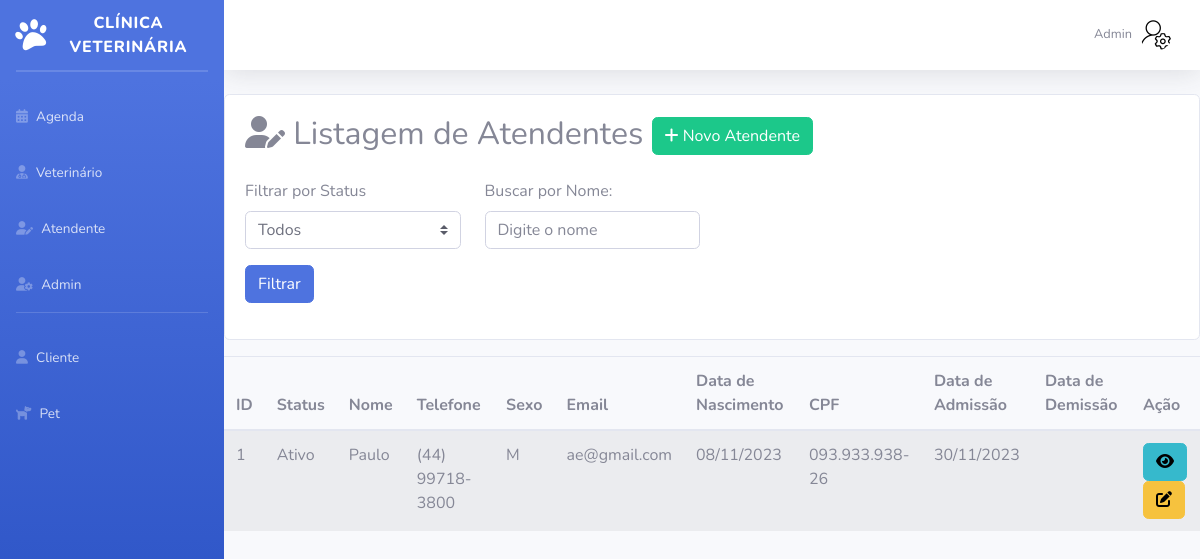
The app's page /Sistema/Admin/listagemAtendente.php (signed in), older data.
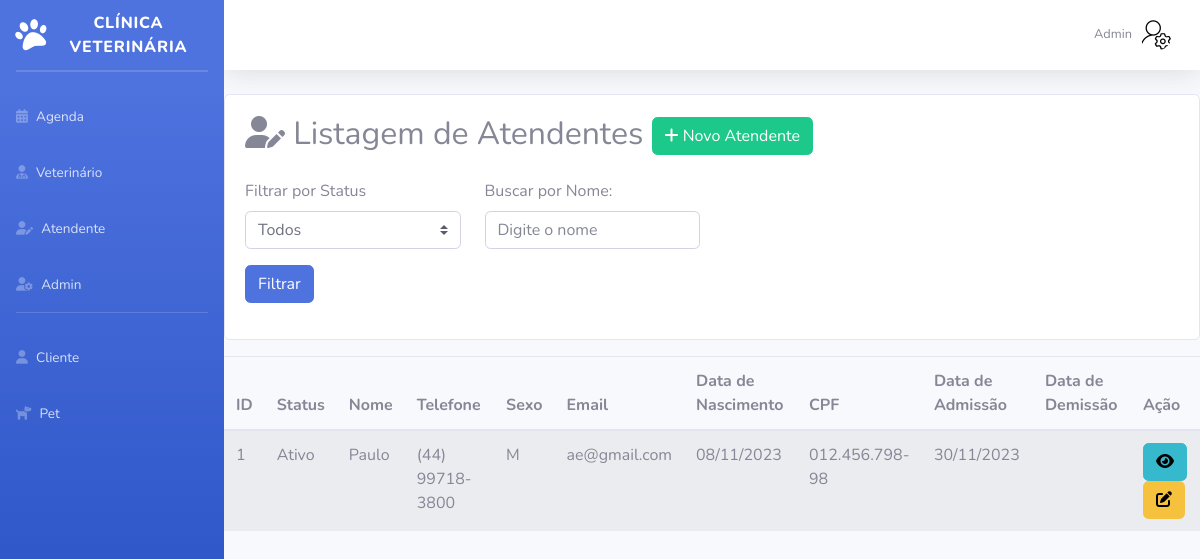
The same page, newer data.
### tables this page shows
CREATE TABLE `atendente` (
  `id` int(11) NOT NULL,
  `statusAtendente` varchar(20) NOT NULL,
  `nome` varchar(200) NOT NULL,
  `telefone` varchar(20) NOT NULL,
  `email` varchar(200) NOT NULL,
  `sexo` char(1) NOT NULL,
  `dataNascimento` date NOT NULL,
  `dataAdmissao` date NOT NULL DEFAULT current_timestamp(),
  `senha` varchar(200) NOT NULL,
  `cpf` varchar(14) NOT NULL,
  `dataDemissao` date DEFAULT NULL
);

### Sistema/Admin/listagemAtendente.php (the view, shortened to what this page needs)
<?php
require_once("conexao.php");
$sql = "select * from atendente";
$resultado = mysqli_query($conexao, $sql);
?>
<!DOCTYPE html>
<html lang="pt-br">
<head>
    <link href="vendor/fontawesome-free/css/all.min.css" rel="stylesheet" type="text/css">
    <link href="css/sb-admin-2.min.css" rel="stylesheet">
</head>
<body id="page-top">
    <div id="wrapper">
        <?php require_once("sidebarAdmin.php"); ?>
        <div id="content-wrapper" class="d-flex flex-column">
            <div id="content">
                <?php require_once("topbarAdmin.php"); ?>
                <div>
                    <div class="card mt-3 mb-3">
                        <div class="card-body">
                            <h2><i class="fa-solid fa-user-pen"></i> Listagem de Atendentes <a href="cadastroAtendente.php" class="btn btn-success btn-sn"><i class="fa-solid fa-plus" style="color: #ffffff;"></i> Novo Atendente</a></h2>
                            <form method="post">
                                <div class="row mb-3 mt-4">
                                    <div class="col-3">
                                        <label for="filtroStatus">Filtrar por Status</label>
                                        <select class="custom-select" name="filtroStatus">
                                            <option value="">Todos</option>
                                        </select>
                                        <button type="submit" class="btn btn-primary mt-3">Filtrar</button>
                                    </div>
                                    <div class="col-3">
                                        <label for="filtroNome">Buscar por Nome:</label>
                                        <input type="text" name="filtroNome" placeholder="Digite o nome" class="form-control" value="<?= (isset($_POST['filtroNome'])) ? $_POST['filtroNome'] : '' ?>">
                                    </div>
                                </div>
                            </form>
                        </div>
                    </div>
                    <table class="table table-striped table-hover">
                        <thead>
                            <tr>
                                <th scope="col">ID</th>
                                <th scope="col">Status</th>
                                <th scope="col">Nome</th>
                                <th scope="col">Telefone</th>
                                <th scope="col">Sexo</th>
                                <th scope="col">Email</th>
                                <th scope="col">Data de Nascimento</th>
                                <th scope="col">CPF</th>
                                <th scope="col">Data de Admissão</th>
                                <th scope="col">Data de Demissão</th>
                                <th scope="col">Ação</th>
                            </tr>
                        </thead>
                        <tbody>
                            <?php while ($linha = $resultado->fetch_assoc()) {
                                $dataNascimentoFormatada = date("d/m/Y", strtotime($linha["dataNascimento"]));
                                $dataAdmissaoFormatada = date("d/m/Y", strtotime($linha["dataAdmissao"]));
                                $dataDemissaoFormatada = ($linha["dataDemissao"] && $linha["dataDemissao"] != '0000-00-00') ? date("d/m/Y", strtotime($linha["dataDemissao"])) : '';
                                echo "<tr><td>" . $linha["id"] . "</td><td>" . $linha["statusAtendente"] . "</td><td>" . $linha["nome"] . "</td><td>" . $linha["telefone"] . "</td><td>" . $linha["sexo"] . "</td><td>" . $linha["email"] . "</td><td>" . $dataNascimentoFormatada . "</td><td>" . $linha["cpf"] . "</td><td>" . $dataAdmissaoFormatada . "</td><td>" . $dataDemissaoFormatada;
                            ?>
                                <td>
                                    <a href="olharAtendente.php?id=<?= $linha['id'] ?>" class="btn btn-info"><i class="fa-solid fa-eye" style="color: #000000;"></i></a>
                                    <a href="editarAtendente.php?id=<?= $linha['id'] ?>" class="btn btn-warning"><i class="fa-solid fa-pen-to-square" style="color: #000000;"></i></a>
                                </td>
                                </tr>
                            <?php } ?>
                    </table>
                </div>
            </div>
        </div>
    </div>
</body>
</html>

Row changes from the older to the newer data that the page shows:
changed atendente "Ativo": cpf "093.933.938-26" → "012.456.798-98"
